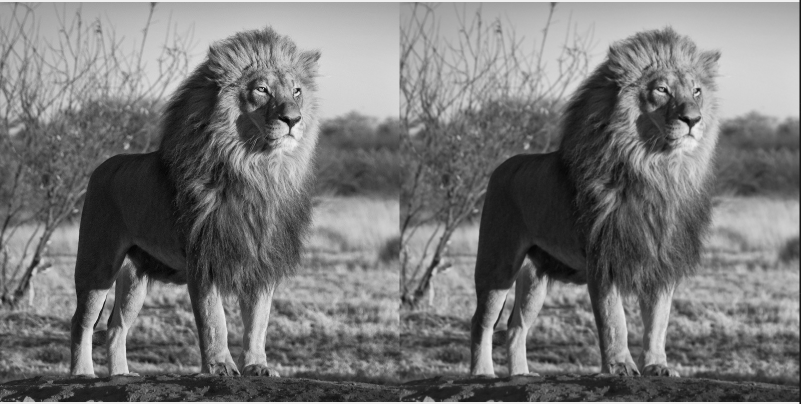
#> input picture Step_02/res1.png, 1602 x 807 px (shown at 1/2 size)
$ python main.py --image res1.png
#> lines starting #> are read from the running program, lines starting #| are printed output that depends on the picture
import numpy as np
import cv2 as cv
import argparse
from enum import Enum


class blur(Enum):
    linear = 'linear'
    gaussian = 'gaussian'
    radial = 'radial'
    median = 'median'
    bilateral = 'bilateral'

    def str(self):
        return self.value


cli = argparse.ArgumentParser()
cli.add_argument("-i", "--image", required=True,
                 help="image path")
cli.add_argument("-b", "--blur", type=blur, choices=list(blur), required=False,
                 help="Blur method pre-applied before Canny Edge Detection (linear, gaussian or radial)")
cli.add_argument("-k", "--kernel", required=False,
                 help="kernel level of blurring")

args = vars(cli.parse_args())

img = cv.imread(args["image"])
#> img is the input picture: shape (807, 1602, 3); min 1, max 244, mean 119

gray = cv.cvtColor(img, cv.COLOR_BGR2GRAY)

if "blur" in args:
    if args["blur"] == "linear":
        blurred = cv.boxFilter(gray, -1, int(args["kernel"]), normalize=False,
                               ) if args["kernel"] else cv.boxFilter(gray, -1, 3, normalize=False)
    elif args["blur"] == "median":
        blurred = cv.medianBlur(
            gray, int(args["kernel"])) if args["kernel"] else cv.medianBlur(gray, 3)
    elif args["blur"] == "bilateral":
        blurred = cv.bilateralFilter(gray, int(
            args["kernel"]), 75, 75) if args["kernel"] else cv.medianBlur(gray, 9, 75, 75)
    else:
        blurred = cv.GaussianBlur(gray, (int(
            args["kernel"]), int(
            args["kernel"])), 0) if args["kernel"] else cv.GaussianBlur(gray, (3, 3), 0)

cv.imshow("Canny Edge Detection",blurred)
cv.waitKey()
cv.destroyAllWindows()

computed_median = np.median(blurred)
#> computed_median = 115
lower_treshold = (1.0 - 0.33) * computed_median
#> lower_treshold = 77.05
upper_treshold = int(min(255, (1.0 + 0.33) * computed_median))
#> upper_treshold = 152


automatically_edged = ~cv.Canny(blurred, lower_treshold, upper_treshold)
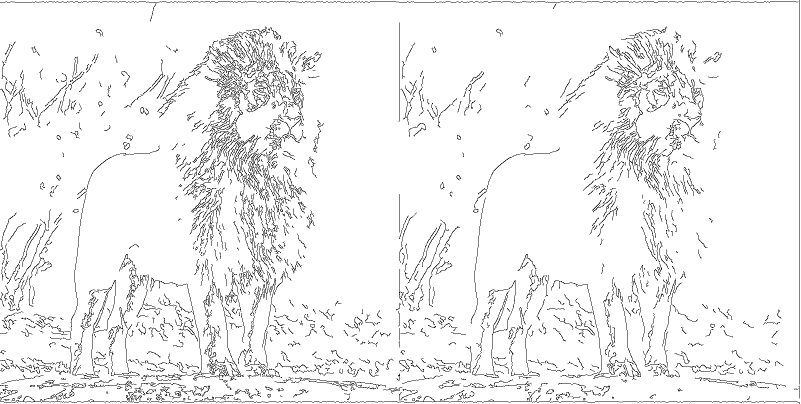
#> automatically_edged: shape (807, 1602) (shown at 1/2 size); 94.9% white; black in thin lines or dots

wide = ~cv.Canny(img, 10, 200)
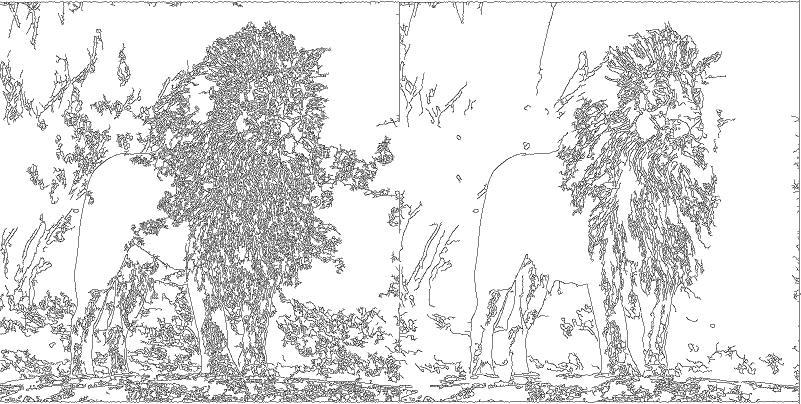
#> wide: shape (807, 1602) (shown at 1/2 size); 87.8% white; black in thin lines or dots
tight = ~cv.Canny(img, 225, 250)
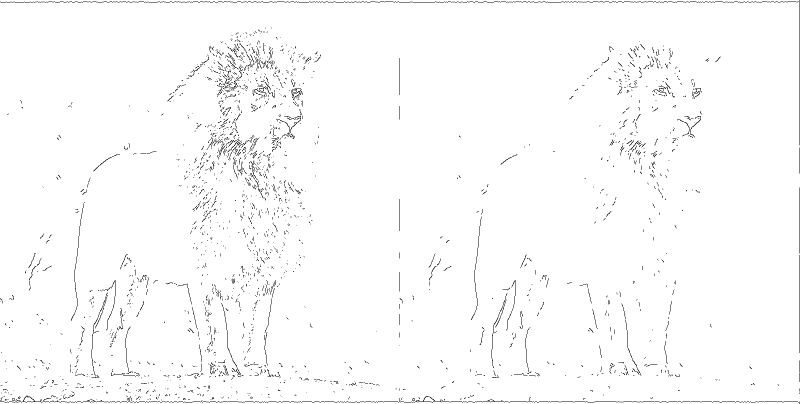
#> tight: shape (807, 1602) (shown at 1/2 size); 98.4% white; black in thin lines or dots


cv.imshow("Canny Edge Detection", np.hstack(
    [tight, wide, automatically_edged]))
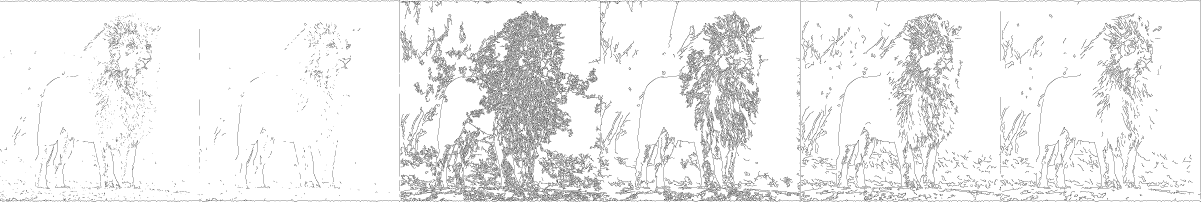
#> window 'Canny Edge Detection': shape (807, 4806) (shown at 1/4 size); 93.7% white; black in thin lines or dots
cv.waitKey()
cv.destroyAllWindows()
